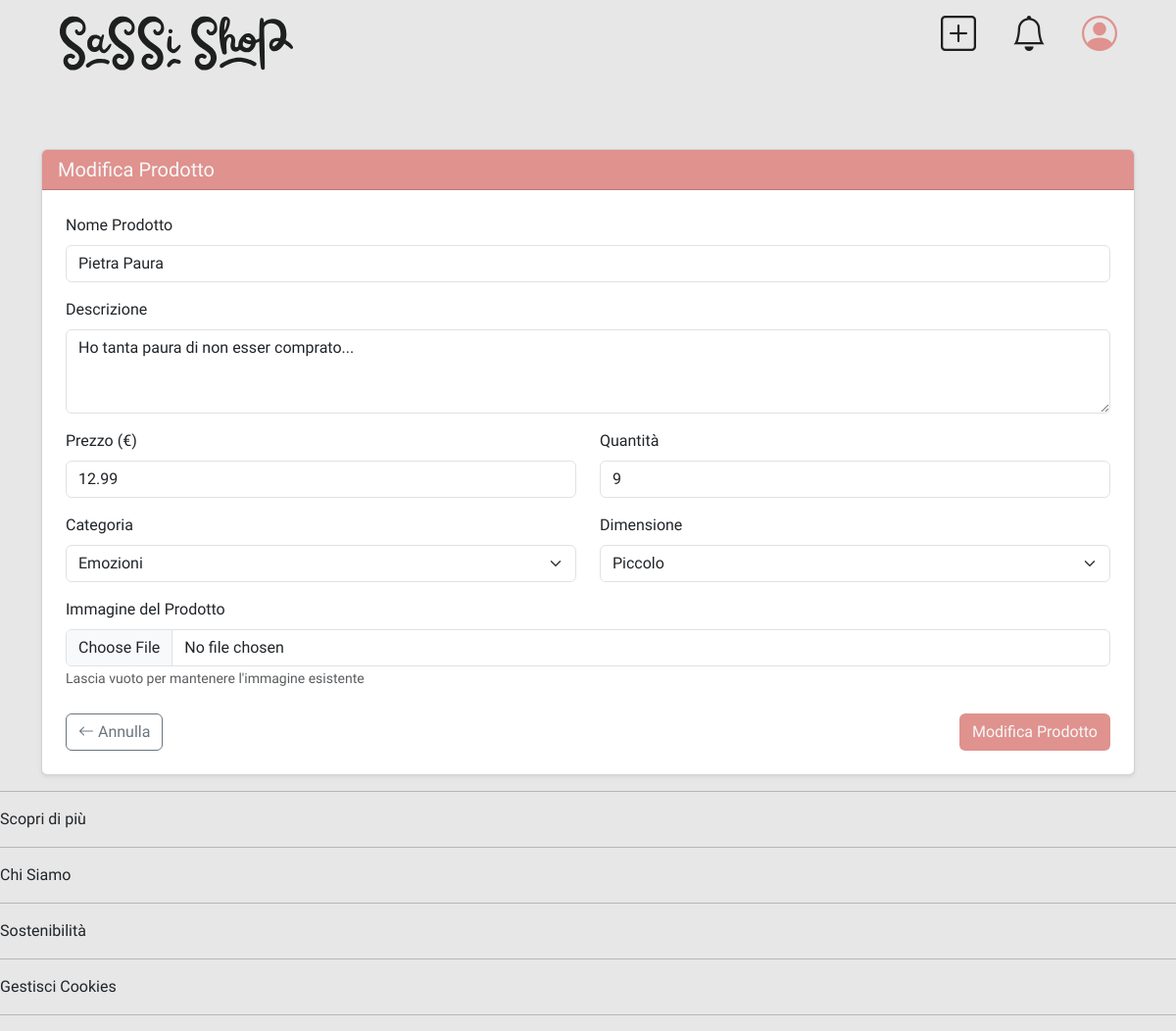
The app's page /?page=manageProduct&action=edit&id=15 (signed in) with its own data.
### tables this page shows
CREATE TABLE IF NOT EXISTS Product (
    id INT AUTO_INCREMENT PRIMARY KEY,
    name VARCHAR(127) NOT NULL,
    description TEXT,
    price DECIMAL(10, 2) NOT NULL,
    quantity INT NOT NULL,
    category INT NOT NULL,
    size INT NOT NULL,
    image TEXT DEFAULT "",
    isCollection BOOLEAN DEFAULT FALSE,
    FOREIGN KEY (category) REFERENCES Category(id) ON DELETE RESTRICT,
    FOREIGN KEY (size) REFERENCES Size(id) ON DELETE RESTRICT
);

### db/database.php (called while the page is built, shortened)
<?php
class DatabaseHelper {
    private ?mysqli $db = null;
    private array $configuration;
    public function __construct() {
        $this->configuration = [
            'servername' => 'localhost',
            'username' => 'root',
            'password' => '',
            'database' => 'SassiShop',
            'charset' => 'utf8mb4'
        ];
    }
    private function connect(): void {
        if ($this->db === null) {
            try {
                $this->db = new mysqli(
                    $this->configuration['servername'],
                    $this->configuration['username'],
                    $this->configuration['password'],
                    $this->configuration['database']
                );
                $this->db->set_charset($this->configuration['charset']);
            } catch(Exception $e) {
                throw new Exception("Connection failed: " . $e->getMessage());
            }
        }
    }
    private function execute(string $sql, array $params = []): mysqli_stmt {
        $temp = $this->db->prepare($sql);
        if (!empty($params)) {
            $types = str_repeat('s', count($params));
            $temp->bind_param($types, ...array_values($params));
        }
        if (!$temp->execute()) {
            throw new Exception("Execute failed: " . $temp->error);
        }
        return $temp;
    }
    public function getCategories(): array {
        $sql = "SELECT * FROM Category";
        $temp = $this->execute($sql);
        $result = $temp->get_result();
        $categories = $result->fetch_all(MYSQLI_ASSOC);
        return $categories;
    }
    public function getProductInfo(int $productId): array {
        $sql = "SELECT * FROM Product WHERE id = ?";
        $temp = $this->execute($sql, [$productId]);
        $result = $temp->get_result();
        $product = $result->fetch_assoc() ?: [];
        return $product;
    }
    public function getSizes(): array {
        $sql = "SELECT * FROM Size";
        $temp = $this->execute($sql);
        $result = $temp->get_result();
        $sizes = $result->fetch_all(MYSQLI_ASSOC);
        return $sizes;
    }
}
?>

### src/bootstrap.php (called while the page is built, shortened)
<?php
    require_once("../db/database.php");
    $dbh = new DatabaseHelper();
?>

### src/template/manageProduct.php (the view, shortened to what this page needs)
<?php
$editMode = isset($_GET['action']) && $_GET['action'] === 'edit';
$productToEdit = null;
if($editMode && isset($_GET['id'])) {
    $productToEdit = $dbh->getProductInfo($_GET['id']);
}
?>
<div class="container mt-5">
    <div class="card shadow-sm">
        <div class="card-header form-profile">
            <h5 class="card-title mb-0"><?php echo $editMode ? "Modifica" : "Aggiungi Nuovo"; ?> Prodotto</h5>
        </div>
        <div class="card-body p-4">
            <form action="#" method="POST" enctype="multipart/form-data">
                <div class="mb-3">
                    <label for="productName" class="form-label">Nome Prodotto</label>
                    <input type="text" class="form-control" id="productName" name="productName"
                           value="<?php echo $editMode ? htmlspecialchars($productToEdit['name']) : ''; ?>" required>
                </div>
                <div class="mb-3">
                    <label for="productDescription" class="form-label">Descrizione</label>
                    <textarea class="form-control product-description" id="productDescription" name="productDescription"
                              maxlength="255" rows="3" required><?php echo $editMode ? htmlspecialchars($productToEdit['description']) : ''; ?></textarea>
                </div>
                <div class="row mb-3">
                    <div class="col-md-6">
                        <label for="productPrice" class="form-label">Prezzo (€)</label>
                        <input type="number" class="form-control" id="productPrice" name="productPrice" step="0.01"
                               value="<?php echo $editMode ? $productToEdit['price'] : '9.99'; ?>" min="0.01" max="9999.99" required>
                    </div>
                    <div class="col-md-6">
                        <label for="productQuantity" class="form-label">Quantità</label>
                        <input type="number" class="form-control" id="productQuantity" name="productQuantity"
                               value="<?php echo $editMode ? $productToEdit['quantity'] : '1'; ?>" min="1" max="999" required>
                    </div>
                </div>
                <div class="row mb-3">
                    <div class="col-md-6">
                        <label for="productCategory" class="form-label">Categoria</label>
                        <select class="form-select" id="productCategory" name="productCategory" required>
                            <?php foreach ($dbh->getCategories() as $category): ?>
                                <option value="<?php echo $category['id']; ?>"><?php echo $category['name']; ?></option>
                            <?php endforeach; ?>
                        </select>
                    </div>
                    <div class="col-md-6">
                        <label for="productSize" class="form-label">Dimensione</label>
                        <select class="form-select" id="productSize" name="productSize" required>
                            <?php foreach ($dbh->getSizes() as $size): ?>
                                <option value="<?php echo $size['id']; ?>"><?php echo $size['size']; ?></option>
                            <?php endforeach; ?>
                        </select>
                    </div>
                </div>
                <div class="mb-4">
                    <label for="productImage" class="form-label">Immagine del Prodotto</label>
                    <input type="file" class="form-control" id="productImage" name="productImage"
                           accept=".jpg,.jpeg,.png" <?php echo !$editMode ? 'required' : ''; ?>>
                    <?php if($editMode): ?>
                        <small class="text-muted">Lascia vuoto per mantenere l'immagine esistente</small>
                    <?php endif; ?>
                </div>
                <div class="d-flex justify-content-between align-items-center">
                    <a href="?page=search" class="btn btn-outline-secondary">
                        <i class="bi bi-arrow-left"></i> Annulla
                    </a>
                    <button type="submit" class="btn create-product-button">
                        <?php echo $editMode ? "Modifica Prodotto" : "Aggiungi Prodotto"; ?>
                    </button>
                </div>
            </form>
        </div>
    </div>
</div>

### assets/styles/style.css (style rules this page uses)
:root.light-mode { --background-color: rgba(231, 231, 231, 1); --background-half-color: rgba(211, 211, 211, 1); --text-color: rgba(29, 32, 31, 1); --placeholder-color: rgba(29, 32, 31, 0.625); --primary-color: rgba(223, 146, 142, 1); --primary-hover-color: rgba(227, 160, 156, 1); --secondary-color: rgba(197, 136, 130, 1); --secondary-hover-color: rgba(209, 151, 148, 1); --highlight-color: rgba(234, 210, 172, 1); --highlight-color-hover: rgba(223, 194, 155, 1); --controls-background-color: rgba(247, 247, 247, 1); --controls-border-color: rgba(204, 204, 204, 1); --controls-hover-color: rgba(250, 250, 250, 1); --controls-disabled-color: rgba(176, 176, 176, 1); --success-color: rgba(76, 175, 80, 1); --success-color-hover: rgba(58, 158, 69, 1); --warning-color: rgba(255, 193, 7, 1); --warning-color-hover: rgba(224, 168, 0, 1); --error-color: rgba(244, 67, 54, 1); --error-color-hover: rgba(214, 52, 42, 1); --info-color: rgba(33, 150, 243, 1); --info-color-hover: rgba(30, 135, 226, 1); }
* { transition: all 0.3s ease; }
body { margin: 0; padding: 0; background-color: var(--background-color); font-family: 'Istok Web'; }
.home-go-to-sold-collections, .home-go-to-loved-categories, .form-profile { background-color: var(--primary-color); color: var(--controls-background-color); }
.product-description { min-height: 15vh; max-height: 20vh; }
.create-product-button { background-color: var(--primary-color); color: var(--controls-background-color); }

### records on screen
product: productName "Pietra Paura", productDescription "Ho tanta paura di non esser comprato...", productPrice "12.99", productQuantity "9"

### other values on screen
form field productCategory "Emozioni"
form field productSize "Piccolo"
